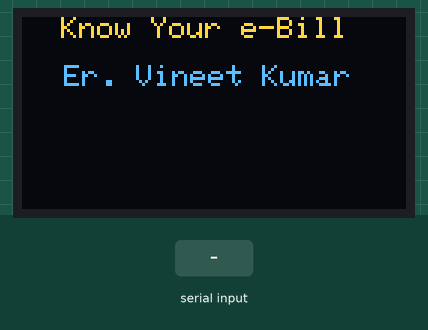
Simulated run of this sketch. Board: Arduino Uno, built with avr-gcc and run on an emulated ATmega328P. On the bench: 128×64 one-colour display. Inputs (shaded band) come from the test bench. The OLED is the two-colour kind (top 16 rows yellow); what the sketch prints to the serial monitor is not drawn.

Above: at 1.7 s.
1.8 s: "90,45,200\n" received over Serial
4.3 s: "30,150,10\n" received over Serial
6.8 s: "90,45\n" received over Serial
At 7.5 s:
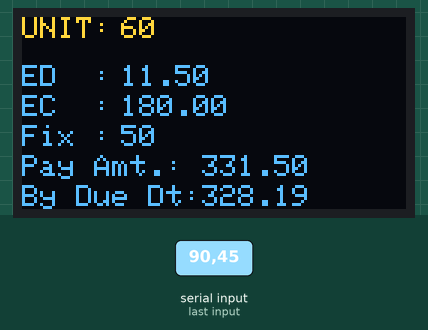
Timing chart, 0 to 9.8 s (numbered marks = the images above; inputs shaded):
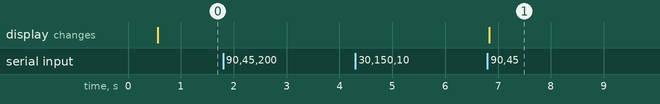

The sketch:

Bill_calnn_OLED.ino
```cpp
#include <SPI.h>
#include <Wire.h>
#include <Adafruit_GFX.h>
#include <Adafruit_SSD1306.h>
#define OLED_RESET -1
Adafruit_SSD1306 display(OLED_RESET);


int num1= "";
int num2= "";
float num3,total,ed,ec;
int fixed;
int unit;

void setup() {
    Serial.begin(9600);//to display value on serial monitor
      display.begin(SSD1306_SWITCHCAPVCC, 0x3C);
      display.clearDisplay();
      display.setTextSize(1);
  display.setTextColor(WHITE);
        display.setCursor(13,0);
    display.print("Know Your e-Bill");
    display.setCursor(14,16);
 display.print("Er. Vineet Kumar");
  //  Serial.println("---------\n");
    delay(500);
    display.display();
}

void prints(){
      display.clearDisplay();
      display.setTextSize(1);
      display.setTextColor(WHITE);
      display.setCursor(0,0);
      display.print("UNIT:");
      display.setCursor(33,0);
      display.print(unit);

      display.setCursor(0,16);
     display.print("ED  :");
     display.setCursor(33,16);
     display.print(ed);

     display.setCursor(0,26);
     display.print("EC  :");
     display.setCursor(33,26);
     display.print(ec);

     display.setCursor(0,36);
     display.print("Fix :");
     display.setCursor(33,36);
     display.print(fixed);

    display.setCursor(0,46);
    display.print("Pay Amt.:");
    display.setCursor(60,46);
    display.print(total);

      total = (total - (total*0.01));
   display.setCursor(0,56);
   display.print("By Due Dt:");
   display.setCursor(60,56);
   display.print(total);
          display.display();
}
void loop() {
  //input first number
  Serial.print("Enter Current Reading: ");
  while(Serial.available()==0)
  {
    //wait for input
    }
   num1= Serial.readString().toInt();
   Serial.println(num1);

// input 2nd number
    Serial.print("Enter Previous Reading: ");
   while(Serial.available()==0)
   {
    //wait for input
   }
   num2= Serial.readString().toInt();
   Serial.println(num2);
   // input 3rd number
   Serial.print("Enter Arrear Amount: ");
   while(Serial.available()==0)
   {
    //wait for input
   }
   num3= Serial.parseFloat();
   Serial.println(num3);

   unit = (num1 - num2);

if (unit<=100)
{
  fixed = 50;
}
else
{
  fixed = 90;
}

   if (unit<=100) //0 to 100 unit rate 3.5
   {

    total = (unit*3) + fixed;
    ed = (total*0.05);
    total = total + ed + num3;
    ec = (unit*3);
   }
   else if ( (unit>=101)  &&  (unit<=150) )
   {
    total = (100*3.35) + ((unit-100)*3.85)+fixed;
    ed = (total*0.05);
    total = total + ed + num3;
    ec = (100*3.35) + ((unit-100)*3.85);

   }
   else
   {
    total = (100*3.35) + (50*3.85) + ((unit-150)*5)+fixed;
    ed = (total*0.05);
    total = total + ed + num3;
    ec = (100*3.35) + (50*3.85) + ((unit-150)*5);
   }
prints();
}
```

Measured:
- after the input at 1.8 s, every drawn part: stays the same
- after the input at 4.3 s, every drawn part: stays the same
- after the input at 6.8 s, the display: changes at once (image 1)
